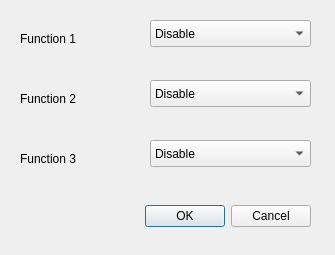
<?xml version="1.0" encoding="UTF-8"?>
<ui version="4.0">
 <class>RetskAllDialog</class>
 <widget class="QDialog" name="RetskAllDialog">
  <property name="geometry">
   <rect>
    <x>0</x>
    <y>0</y>
    <width>335</width>
    <height>255</height>
   </rect>
  </property>
  <property name="windowTitle">
   <string>Dialog</string>
  </property>
  <widget class="QDialogButtonBox" name="buttonBox">
   <property name="geometry">
    <rect>
     <x>20</x>
     <y>200</y>
     <width>291</width>
     <height>32</height>
    </rect>
   </property>
   <property name="orientation">
    <enum>Qt::Horizontal</enum>
   </property>
   <property name="standardButtons">
    <set>QDialogButtonBox::Cancel|QDialogButtonBox::Ok</set>
   </property>
  </widget>
  <widget class="QComboBox" name="cbxFunc1">
   <property name="geometry">
    <rect>
     <x>150</x>
     <y>20</y>
     <width>161</width>
     <height>27</height>
    </rect>
   </property>
   <item>
    <property name="text">
     <string>Disable</string>
    </property>
   </item>
   <item>
    <property name="text">
     <string>Enable</string>
    </property>
   </item>
  </widget>
  <widget class="QLabel" name="label">
   <property name="geometry">
    <rect>
     <x>20</x>
     <y>30</y>
     <width>91</width>
     <height>17</height>
    </rect>
   </property>
   <property name="text">
    <string>Function 1</string>
   </property>
  </widget>
  <widget class="QLabel" name="label_2">
   <property name="geometry">
    <rect>
     <x>20</x>
     <y>90</y>
     <width>91</width>
     <height>17</height>
    </rect>
   </property>
   <property name="text">
    <string>Function 2</string>
   </property>
  </widget>
  <widget class="QLabel" name="label_3">
   <property name="geometry">
    <rect>
     <x>20</x>
     <y>150</y>
     <width>81</width>
     <height>17</height>
    </rect>
   </property>
   <property name="text">
    <string>Function 3</string>
   </property>
  </widget>
  <widget class="QComboBox" name="cbxFunc2">
   <property name="geometry">
    <rect>
     <x>150</x>
     <y>80</y>
     <width>161</width>
     <height>27</height>
    </rect>
   </property>
   <item>
    <property name="text">
     <string>Disable</string>
    </property>
   </item>
   <item>
    <property name="text">
     <string>Enable</string>
    </property>
   </item>
  </widget>
  <widget class="QComboBox" name="cbxFunc3">
   <property name="geometry">
    <rect>
     <x>150</x>
     <y>140</y>
     <width>161</width>
     <height>27</height>
    </rect>
   </property>
   <item>
    <property name="text">
     <string>Disable</string>
    </property>
   </item>
   <item>
    <property name="text">
     <string>Enable</string>
    </property>
   </item>
  </widget>
 </widget>
 <resources/>
 <connections>
  <connection>
   <sender>buttonBox</sender>
   <signal>accepted()</signal>
   <receiver>RetskAllDialog</receiver>
   <slot>accept()</slot>
   <hints>
    <hint type="sourcelabel">
     <x>248</x>
     <y>254</y>
    </hint>
    <hint type="destinationlabel">
     <x>157</x>
     <y>274</y>
    </hint>
   </hints>
  </connection>
  <connection>
   <sender>buttonBox</sender>
   <signal>rejected()</signal>
   <receiver>RetskAllDialog</receiver>
   <slot>reject()</slot>
   <hints>
    <hint type="sourcelabel">
     <x>316</x>
     <y>260</y>
    </hint>
    <hint type="destinationlabel">
     <x>286</x>
     <y>274</y>
    </hint>
   </hints>
  </connection>
 </connections>
</ui>
